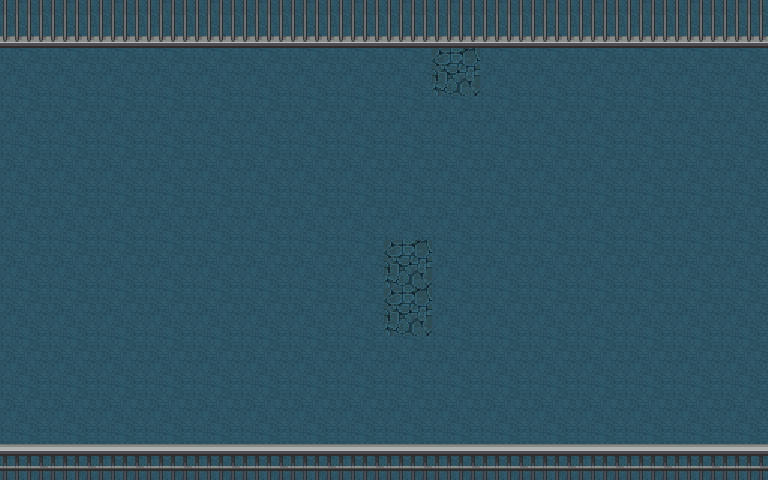

The image is a tile-based game level rendered from a .tmx file. Its description and complete source (layers, tilesets, objects, tile grids) follow:
An orthogonal 16x10 tile map with 48x48 px tiles, 2 tile layers (Background, Decoration), 10 tilesets and 13 objects.

<map version="1.10" tiledversion="1.12.2" orientation="orthogonal" renderorder="right-down" width="16" height="10" tilewidth="48" tileheight="48" infinite="0" nextlayerid="5" nextobjectid="15">
 <tileset firstgid="1" name="Interiors_free_48x48" tilewidth="48" tileheight="48" tilecount="1424" columns="16">
  <image source="../Modern tiles_Free/Interiors_free/48x48/Interiors_free_48x48.png" width="768" height="4272" />
 </tileset>
 <tileset firstgid="1425" source="Room_Builder_free_48x48.tsx" />
 <tileset firstgid="1816" source="Tileset_48x48_1.tsx" />
 <tileset firstgid="1916" source="Tileset_48x48_2.tsx" />
 <tileset firstgid="2016" source="Tileset_48x48_3.tsx" />
 <tileset firstgid="2116" source="Tileset_48x48_9.tsx" />
 <tileset firstgid="2216" source="Tileset_48x48_16.tsx" />
 <tileset firstgid="2384" source="test48.tsx" />
 <tileset firstgid="3239" source="nt483.tsx" />
 <tileset firstgid="3367" source="nt485.tsx" />
 <layer id="1" name="Background" width="16" height="10">
  <data encoding="csv">
3242,3242,3242,3242,3242,3242,3242,3242,3242,3242,3242,3242,3242,3242,3242,3242,
3242,3242,3242,3242,3242,3242,3242,3242,3242,3241,3242,3242,3242,3242,3242,3242,
3242,3242,3242,3242,3242,3242,3242,3242,3242,3242,3242,3242,3242,3242,3242,3242,
3242,3242,3242,3242,3242,3242,3242,3242,3242,3242,3242,3242,3242,3242,3242,3242,
3242,3242,3242,3242,3242,3242,3242,3242,3242,3242,3242,3242,3242,3242,3242,3242,
3242,3242,3242,3242,3242,3242,3242,3242,3241,3242,3242,3242,3242,3242,3242,3242,
3242,3242,3242,3242,3242,3242,3242,3242,3241,3242,3242,3242,3242,3242,3242,3242,
3242,3242,3242,3242,3242,3242,3242,3242,3242,3242,3242,3242,3242,3242,3242,3242,
3242,3242,3242,3242,3242,3242,3242,3242,3242,3242,3242,3242,3242,3242,3242,3242,
3242,3242,3242,3242,3242,3242,3242,3242,3242,3242,3242,3242,3242,3242,3242,3242
</data>
 </layer>
 <layer id="2" name="Decoration" width="16" height="10">
  <data encoding="csv">
3552,3552,3552,3552,3552,3552,3552,3552,3552,3552,3552,3552,3552,3552,3552,3552,
0,0,0,0,0,0,0,0,0,0,0,0,0,0,0,0,
0,0,0,0,0,0,0,0,0,0,0,0,0,0,0,0,
0,0,0,0,0,0,0,0,0,0,0,0,0,0,0,0,
0,0,0,0,0,0,0,0,0,0,0,0,0,0,0,0,
0,0,0,0,0,0,0,0,0,0,0,0,0,0,0,0,
0,0,0,0,0,0,0,0,0,0,0,0,0,0,0,0,
0,0,0,0,0,0,0,0,0,0,0,0,0,0,0,0,
0,0,0,0,0,0,0,0,0,0,0,0,0,0,0,0,
3536,3536,3536,3536,3536,3536,3536,3536,3536,3536,3536,3536,3536,3536,3536,3536
</data>
 </layer>
 <objectgroup id="3" name="Spawns">
  <properties>
   <property name="desc" value="在此放置玩家和敌人的出生点" />
  </properties>
  <object id="1" x="48" y="144" width="48" height="48" />
  <object id="2" x="0" y="288" width="48" height="48" />
  <object id="3" x="48" y="240" width="48" height="48" />
  <object id="4" x="0" y="96" width="48" height="48" />
  <object id="5" x="96" y="192" width="48" height="48" />
  <object id="6" x="0" y="192" width="48" height="48" />
  <object id="7" x="672" y="144" width="48" height="48" />
  <object id="8" x="720" y="192" width="48" height="48" />
  <object id="9" x="672" y="240" width="48" height="48" />
  <object id="10" x="720" y="96" width="48" height="48" />
  <object id="11" x="720" y="288" width="48" height="48" />
 </objectgroup>
 <objectgroup id="4" name="Collisions">
  <properties>
   <property name="desc" value="在此绘制碰撞盒" />
  </properties>
  <object id="13" x="432" y="48" width="48" height="48" />
  <object id="14" x="384" y="240" width="48" height="96" />
 </objectgroup>
</map>
